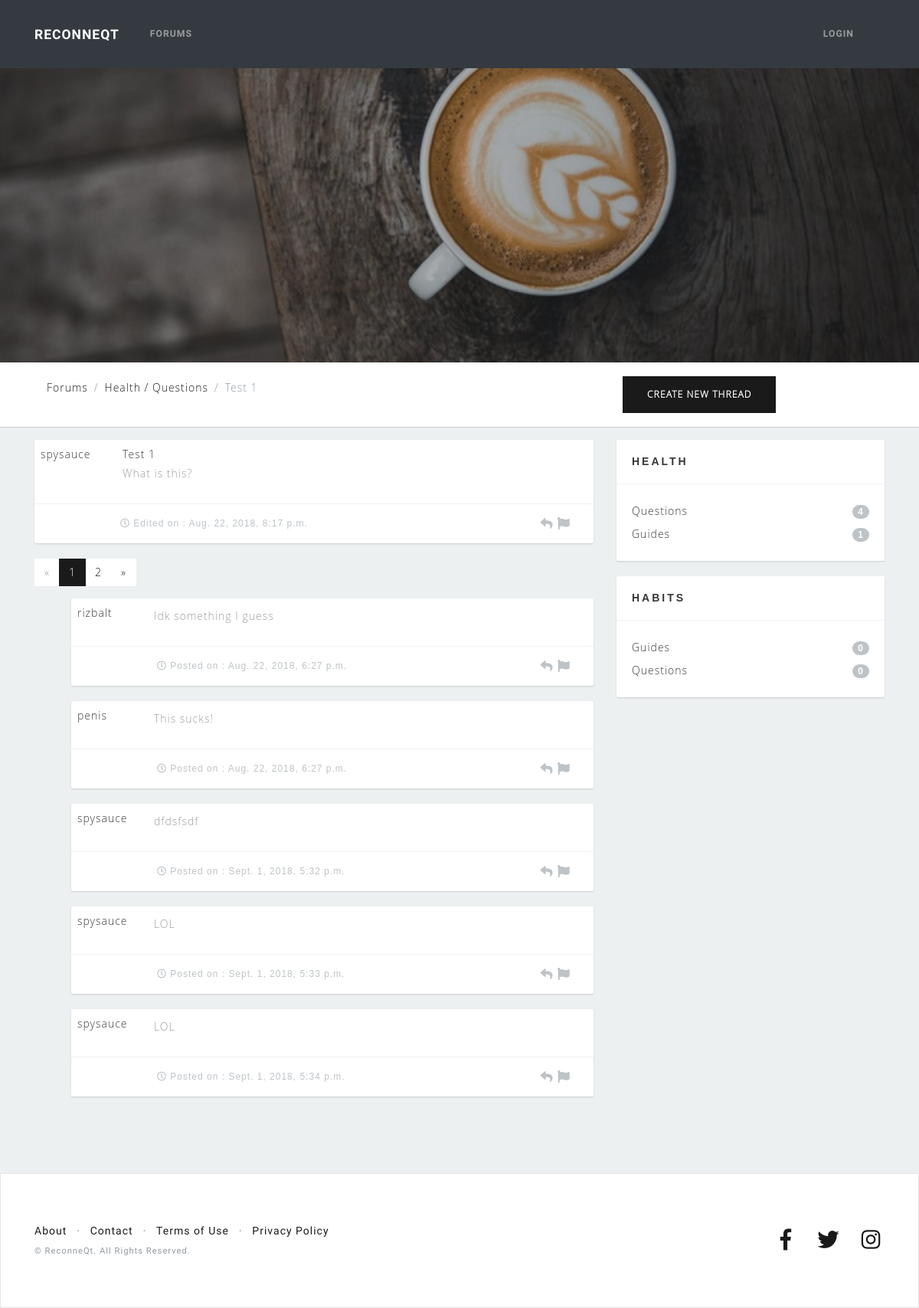
Before: /forums/thread/1/ with the older database file.
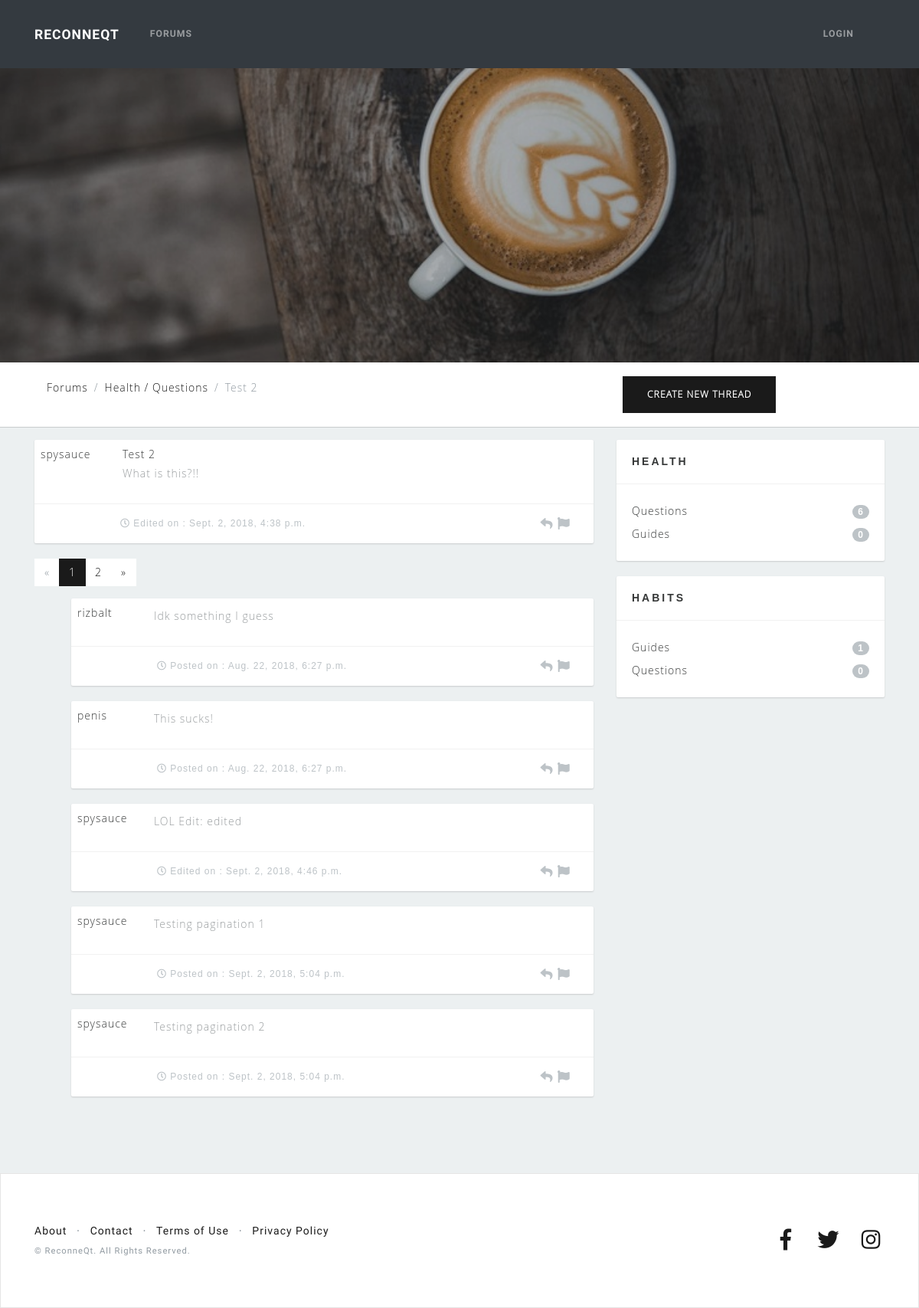
After: the same page with the newer database file.
### forums/models.py (models this page shows)
class Thread(models.Model):
    title = models.CharField(max_length=100)
    thread_created = models.DateTimeField(auto_now_add=True)
    thread_edited = models.DateTimeField(blank=True, null=True)
    user = models.ForeignKey(User, on_delete=models.CASCADE)
    subject_fk = models.ForeignKey('Subject', on_delete=models.CASCADE, related_name='threads')
    def __str__(self):
        return self.title

class Subject(models.Model):
    subject_name = models.CharField(max_length=100)
    parent = models.ForeignKey('self', blank=True, null=True, on_delete=models.CASCADE, related_name='children')
    def __str__(self):
        if self.parent is None:
            return self.subject_name
        else:
            return "{} / {}".format(self.parent, self.subject_name)

class Post(models.Model):
    content = models.CharField(max_length=1000)
    original = models.BooleanField(default=False)
    post_created = models.DateTimeField(auto_now_add=True)
    post_edited = models.DateTimeField(blank=True, null=True)
    user = models.ForeignKey(User, on_delete=models.CASCADE)
    thread_fk = models.ForeignKey('Thread', on_delete=models.CASCADE, related_name='posts')
    def __str__(self):
        return self.content

### forums/views.py (the view)
# urls.py: path('thread/<int:pk>/', views.thread_detail, name='thread_detail'),
def thread_detail(request, pk):
    try:
        parents = Subject.objects.filter(parent=None)
        children = Subject.objects.exclude(parent=None)
        thread = Thread.objects.get(pk=pk)
        post_list = Post.objects.filter(thread_fk=thread).filter(original=False).order_by('post_created')
        num_posts = post_list.count()
        paginator = Paginator(post_list, 5) # Show 5 threads per page
        page = request.GET.get('page')
        posts = paginator.get_page(page)
        post = Post.objects.filter(thread_fk=thread).get(original=True)
        context = {
            'parents': parents,
            'children': children,
            'thread': thread,
            'posts': posts,
            'post': post,
            'num_posts': num_posts
        }
    except Subject.DoesNotExist:
        raise Http404("Subject does not exist")
    except Thread.DoesNotExist:
        raise Http404("Thread does not exist")
    except Post.DoesNotExist:
        raise Http404("Post does not exist")
    return render(request, 'forums/thread.html', context)

### forums/templatetags/forum_filters.py (called while the page is built)
@register.filter(name='slice_string')
def slice_string(value):
    parent, child = str(value).split('/')
    return child

### forums/templates/forums/thread.html (shortened to what this page needs)
{% extends 'forums/base_forums.html' %}
{% block breadcrumbs %}
<ol class="breadcrumb">
  <li class="breadcrumb-item"><a href="{% url 'forum' %}">Forums</a></li>
  <li class="breadcrumb-item"><a href="{% url 'threads' s_id=thread.subject_fk.pk %}">{{ thread.subject_fk }}</a></li>
  <li class="breadcrumb-item active">{{ thread }}</li>
{% endblock %}
{% block threads %}
  <div class="thread">
    <div class="posttop p-2">
      <div class="userinfo pull-left">
        {{ post.user }}
      </div>
      <div class="thread-title pull-left">
        {{ thread }}
        <p class="post">
          {{ post }}
        </p>
      </div>
      <div class="clearfix"></div>
    </div>
    <div class="post-info">
      {% if post.post_edited != None %}
        <div class="posted pull-left"><i class="far fa-clock"></i> Edited on : {{ post.post_edited }}</div>
      {% else %}
        <div class="posted pull-left"><i class="far fa-clock"></i> Posted on : {{ post.post_created }}</div>
      {% endif %}
      <div class="next pull-right">
        <a href="{% url 'post_new' pk=thread.id %}" data-toggle="tooltip" data-placement="bottom" title="Reply to post">
          <i class="fa fa-reply"></i>
        </a>
        <a href="#" data-toggle="tooltip" data-placement="bottom" title="Flag post">
          <i class="fa fa-flag"></i>
        </a>
      </div>
      <div class="clearfix"></div>
    </div>
  </div>
  {% if num_posts == 0 %}
    No replies
  {% else %}
    <div class="actions-pagination">
      <ul class="pagination">
        {% if posts.has_previous %}
          <li class="page-item">
            <a class="page-link" href="?page={{ posts.previous_page_number }}">&laquo;</a>
          </li>
        {% else %}
          <li class="page-item disabled">
            <a class="page-link" href="#">&laquo;</a>
          </li>
        {% endif %}
        {% for page in posts.paginator.page_range %}
          {% if posts.number == page %}
            <li class="page-item active">
              <a class="page-link" href="?page={{ page }}">{{ page }}</a>
            </li>
          {% else %}
            <li class="page-item">
              <a class="page-link" href="?page={{ page }}">{{ page }}</a>
            </li>
          {% endif %}
        {% endfor %}
        {% if posts.has_next %}
          <li class="page-item">
            <a class="page-link" href="?page={{ posts.next_page_number }}">&raquo;</a>
          </li>
        {% else %}
          <li class="page-item disabled">
            <a class="page-link" href="#">&raquo;</a>
          </li>
        {% endif %}
      </ul>
    </div>
    {% for p in posts %}
      <div class="thread ml-5">
        <div class="posttop p-2">
          <div class="userinfo pull-left">
            {{ p.user }}
          </div>
          <p class="post">
            {{ p }}
          </p>
        </div>
        <div class="post-info">
          {% if p.post_edited != None %}
            <div class="posted pull-left"><i class="far fa-clock"></i> Edited on : {{ p.post_edited }}</div>
          {% else %}
            <div class="posted pull-left"><i class="far fa-clock"></i> Posted on : {{ p.post_created }}</div>
          {% endif %}
          <div class="next pull-right">
            <a href="#" data-toggle="tooltip" data-placement="bottom" title="Reply to post">
              <i class="fa fa-reply"></i>
            </a>
            <a href="#" data-toggle="tooltip" data-placement="bottom" title="Flag post">
              <i class="fa fa-flag"></i>
            </a>
          </div>
          <div class="clearfix"></div>
        </div>
      </div>
    {% endfor %}
  {% endif %}
{% endblock %}

### forums/templates/forums/base_forums.html (shortened to what this page needs)
{% extends 'habits/base_template.html' %}
{% load static %}
{% load forum_filters %}
{% block css %}
  <link href="{% static 'habits/css/forums.css' %}" rel="stylesheet">
{% endblock %}
{% block content %}
<header class="masthead-forums text-white text-center">
  <div class="overlay"></div>
</header>
<div class="middlenav">
  <div class="container">
    <div class="row">
      <div class="col-lg-8 col-md-8">
        {% block breadcrumbs %}{% endblock %}
      </div>
      <div class="col-lg-4 col-md-4">
        <a id="new-thread-button" href="{% url 'thread_new' %}" class="btn btn-primary m-2" method="POST">
          Create new thread
        </a>
      </div>
    </div>
  </div>
</div>
<div id="content-wrapper">
  <div class="container">
    <div class="row">
      <div class="col-lg-8 col-md-8">
        {% block threads %}{% endblock %}
      </div>
      <div class="col-lg-4 col-md-4">
        {% for s in parents %}
        <div class="sidebarblock">
          <h3>{{ s }}</h3>
          <div class="divline"></div>
          <div class="blocktxt">
            <ul class="cats">
              {% for c in children %}
                {% if c.parent == s %}
                  <li>
                    <a href="{% url 'threads' s_id=c.pk %}">
                      {{ c|slice_string }}
                      <span class="badge badge-primary badge-pill pull-right">{{ c.threads.count }}</span>
                    </a>
                  </li>
                {% endif %}
              {% endfor %}
            </ul>
          </div>
        </div>
        {% endfor %}
      </div>
    </div>
  </div>
</div>
{% endblock %}

### habits/templates/habits/base_template.html (shortened to what this page needs)
{% load static %}
<!doctype html>
<html lang="en">
  <head>
    <link href="{% static 'habits/css/bootstrap-lux.min.css' %}" rel="stylesheet">
    <link rel="stylesheet" href="https://use.fontawesome.com/releases/v5.2.0/css/all.css">
    <link href="{% static 'habits/css/bootstrap-datepicker3.min.css' %}" rel="stylesheet">
    <link href="{% static 'habits/css/jquery.datetimepicker.min.css' %}" rel="stylesheet">
    <link href="{% static 'habits/css/landing-page.css' %}" rel="stylesheet">
    {% block css %}{% endblock %}
  </head>
  <body>
    <nav class="navbar navbar-expand-md navbar-dark bg-dark static-top">
      <div class="container">
        <a class="navbar-brand" href="{% url 'index' %}">ReconneQt</a>
        <div class="collapse navbar-collapse" id="navbarsExampleDefault">
          <ul class="navbar-nav mr-auto">
            <li class="nav-item">
              <a class="nav-link" href="{% url 'forum' %}">Forums</a>
            </li>
          </ul>
          <ul class="navbar-nav">
            {% if not user.is_anonymous %}
            <li class="nav-item dropdown">
                <a class="nav-link dropdown-toggle float-right" href="http://example.com" id="userdropdown"
                data-toggle="dropdown" aria-haspopup="true" aria-expanded="false">{{ user.get_username }}</a>
                <div class="dropdown-menu" aria-labelledby="userdropdown">
                  <a class="dropdown-item" href="{% url 'profile'%}">Profile</a>
                  <a class="dropdown-item" href="{% url 'logout'%}?next={% url 'index' %}">Logout</a>
                </div>
            </li>
            {% else %}
            <li class="nav-item">
              <a class="nav-link" href="{% url 'login' %}?next={{request.path}}">Login</a>
            </li>
            {% endif %}
          </ul>
        </div>
      </div>
    </nav>
    {% block content %}{% endblock %}
   <footer class="footer bg-light">
     <div class="container">
       <div class="row">
         <div class="col-lg-6 h-100 text-center text-lg-left my-auto">
           <ul class="list-inline mb-2">
             <li class="list-inline-item">
               <a href="#">About</a>
             </li>
             <li class="list-inline-item">&sdot;</li>
             <li class="list-inline-item">
               <a href="#">Contact</a>
             </li>
             <li class="list-inline-item">&sdot;</li>
             <li class="list-inline-item">
               <a href="#">Terms of Use</a>
             </li>
             <li class="list-inline-item">&sdot;</li>
             <li class="list-inline-item">
               <a href="#">Privacy Policy</a>
             </li>
           </ul>
           <p class="text-muted small mb-4 mb-lg-0">&copy; ReconneQt. All Rights Reserved.</p>
         </div>
         <div class="col-lg-6 h-100 text-center text-lg-right my-auto">
           <ul class="list-inline mb-0">
             <li class="list-inline-item mr-3">
               <a href="#">
                 <i class="fab fa-facebook-f fa-2x fa-fw"></i>
               </a>
             </li>
             <li class="list-inline-item mr-3">
               <a href="#">
                 <i class="fab fa-twitter fa-2x fa-fw"></i>
               </a>
             </li>
             <li class="list-inline-item">
               <a href="#">
                 <i class="fab fa-instagram fa-2x fa-fw"></i>
               </a>
             </li>
           </ul>
         </div>
       </div>
     </div>
   </footer>
  </body>
</html>

### habits/static/habits/css/landing-page.css (style rules this page uses)
#content-wrapper { background-color: #ecf0f1; }
footer.footer { padding-top: 4rem; padding-bottom: 4rem; }

### habits/static/habits/css/forums.css (style rules this page uses)
#content-wrapper { overflow-x: hidden; width: 100%; padding-top: 1rem; padding-bottom: 80px; background: #ecf0f1; font-family: 'Open Sans Light', sans-serif; }
header.masthead-forums { position: relative; background-color: #343a40; background: url("../img/pexels-photo-374147.jpeg") no-repeat center center; -webkit-background-size: cover; -moz-background-size: cover; -o-background-size: cover; background-size: cover; padding-top: 8rem; padding-bottom: 8rem; }
header.masthead-forums .overlay { position: absolute; background-color: #212529; height: 100%; width: 100%; top: 0; left: 0; opacity: 0.3; }
@media (min-width: 768px) { header.masthead-forums { padding-top: 12rem; padding-bottom: 12rem; } }
.middlenav { height: auto; border-bottom: 1px solid #c9cccd; padding: 10px; font-size: 14px; color: #363838; font-family: 'Open Sans Light', sans-serif; }
.pull-left { float: left !important; }
.pull-right { float: right !important; }
.userinfo { width: 15%; }
.thread { border-width: thin; background-color: #ffffff; border-radius: 2px; box-shadow: 0 1px 2px #c9cccd; margin-bottom: 20px; font-size: 14px; color: #363838; font-family: 'Open Sans Light', sans-serif; }
.thread-title { font-size: 14px; width: 85%; }
.post { font-size: 14px; color: #989c9e; font-family: 'Open Sans Light', sans-serif; line-height: 30px; }
.post-info { font-size: 14px; border-top: solid 1px #f1f1f1; line-height: 50px; padding: 0 30px 0 94px; }
.post-info .posted { width: 300px; margin-left: 18px; font-size: 12px; color: #bdc3c7; font-family: 'Open Sans Regular', sans-serif; }
.post-info .next { width: 90px; text-align: right; }
.post-info .next a { font-size: 16px; color: #bdc3c7; }
.sidebarblock { background-color: #ffffff; border-radius: 2px; box-shadow: 0 1px 2px #c9cccd; margin-bottom: 20px; }
.sidebarblock h3 { color: #363838; font-size: 14px; font-family: 'Open Sans Bold', sans-serif; margin: 0; padding: 20px; }
.sidebarblock .divline { height: 1px; line-height: 1px; border-bottom: solid 1px #f1f1f1; }
.sidebarblock .blocktxt { font-size: 14px; color: #363838; font-family: 'Open Sans Light', sans-serif; padding: 20px; }
ul.cats { margin: 0; padding: 0; }
ul.cats li { list-style: none; display: block; margin: 0; padding: 0; line-height: 30px; }
ul.cats li a { font-size: 14px; color: #363838; font-family: 'Open Sans Light', sans-serif; line-height: 30px; }
ul.cats .badge { background-color: #bdc3c7; font-size: 12px; color: #ffffff; font-family: 'Open Sans Bold', sans-serif; margin-top: 7px; }

Changed rows visible on the page:
removed Post: user "spysauce", content "dfdsfsdf", post_created "Sept. 1, 2018, 5:32 p.m."
removed Post: user "spysauce", content "LOL", post_created "Sept. 1, 2018, 5:33 p.m."
removed Post: user "spysauce", content "LOL", post_created "Sept. 1, 2018, 5:34 p.m."
changed Thread "Health / Questions": title "Test 1" → "Test 2"
changed Post: content "What is this?" → "What is this?!!"; post_edited "Aug. 22, 2018, 8:17 p.m." → "Sept. 2, 2018, 4:38 p.m."
added Post: user "spysauce", content "LOL Edit: edited", post_edited "Sept. 2, 2018, 4:46 p.m."
added Post: user "spysauce", content "Testing pagination 1", post_created "Sept. 2, 2018, 5:04 p.m."
added Post: user "spysauce", content "Testing pagination 2", post_created "Sept. 2, 2018, 5:04 p.m."
computed for Subject (number 2 of 6 on the later page): threads.count "4" → "6"
computed for Subject (number 3 of 6 on the later page): threads.count "1" → "0"
computed for Subject (number 5 of 6 on the later page): threads.count "0" → "1"
